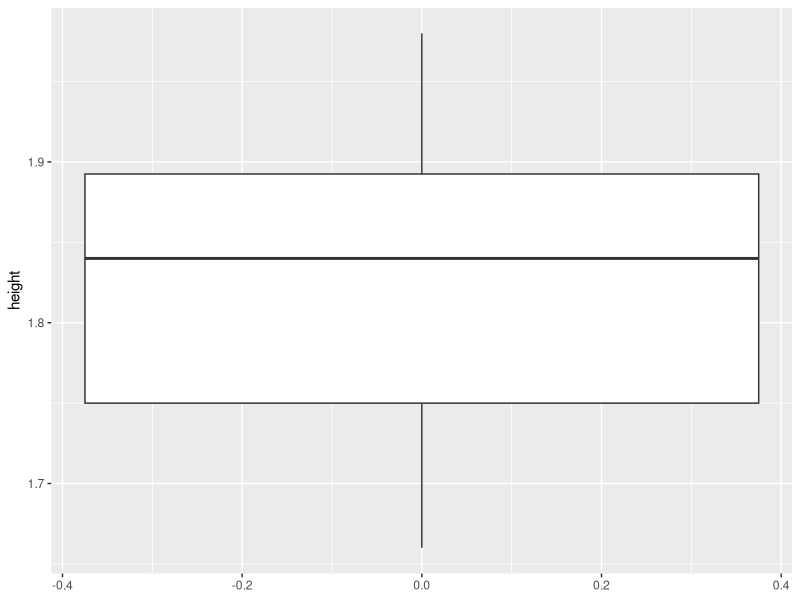
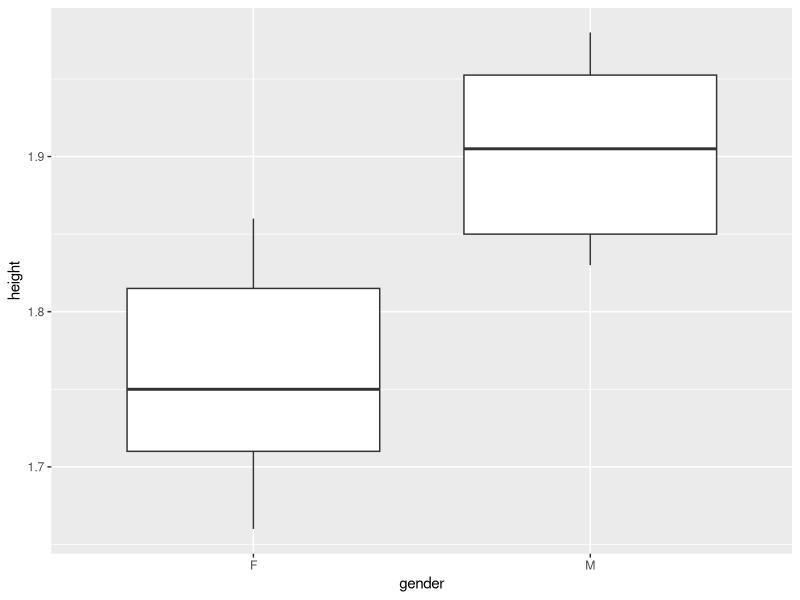
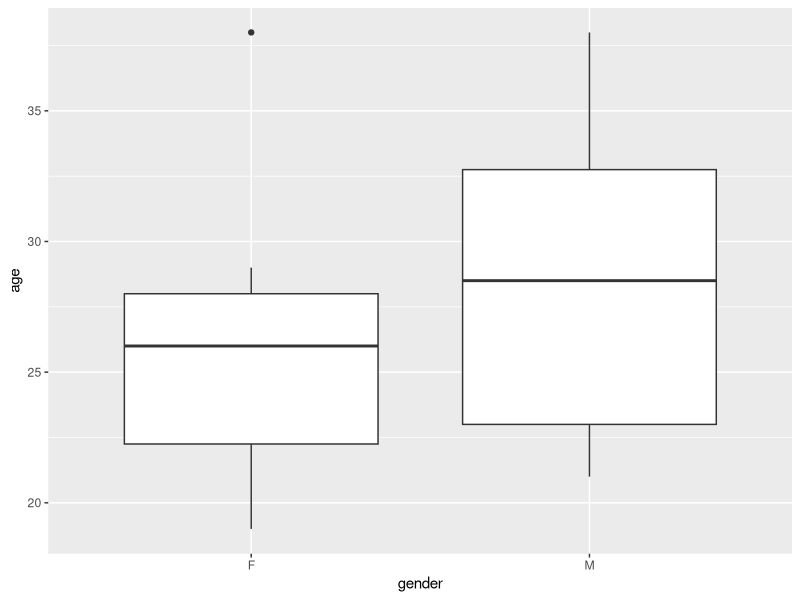

Here is the R script that generated these plots, in order:
library(tidyverse)
name = c("Nadal","Djokovic","Federer","Medvedev","Theim",
         "Tsitsipas","Zverev","Berrettini","Bautista Agut","Monfils",
         "Barty","Pliskova","Halep","Osaka","Svitolina","Andreescu","Bencic","Kvitova","Williams","Bertens")

rank = c(1:10,1:10)

age = c(33,32,38,23,26,21,22,23,31,33,
       23,27,28,22,25,19,22,29,38,28)
height = c(1.85,1.88,1.85,1.98,1.85,1.93,1.98,1.96,1.83,1.93,
           1.66,1.86,1.68,1.80,1.74,1.70,1.75,1.82,1.75,1.82)
weight = c(85,77,85,83,79,89,90,95,75,85,
           62,72,60,69,60,60,63,68,72,74)
gender = c(rep("M",10),rep("F",10))
tennis = tibble(name,rank,age,height,weight)

print(tennis)


tennis <- tribble(
  ~name, ~rank, ~age, ~height, ~weight, ~gender,
  #--------------|---|---|----|---|----|
  "Nadal", 1, 33, 1.85, 85, "M",
  "Djokovic", 2, 32, 1.88, 77, "M",
  "Federer", 3, 38, 1.85, 85, "M",
  "Medvedev", 4, 23, 1.98, 83, "M",
  "Theim", 5, 26, 1.85, 79, "M",
  "Tsitsipas", 6, 21, 1.93, 89, "M",
  "Zverev", 7, 22, 1.98, 90, "M",
  "Berrettini", 8, 23, 1.96, 95, "M",
  "Bautista Agut", 9, 31, 1.83, 75, "M",
  "Monfils", 10, 33, 1.93, 85, "M",
  "Barty", 1, 23, 1.66, 62, "F",
  "Pliskova", 2, 27, 1.86, 72, "F",
  "Halep", 3, 28, 1.68, 60, "F",
  "Osaka", 4, 22, 1.80, 69, "F",
  "Svitolina", 5, 25, 1.74, 60, "F",
  "Andreescu", 6, 19, 1.70, 60, "F",
  "Bencic", 7, 22, 1.75, 63, "F",
  "Kvitova", 8, 29, 1.82, 68, "F",
  "Williams", 9, 38, 1.75, 72, "F",
  "Bertens", 10, 28, 1.82, 74, "F",
)
print(tennis)

is.data.frame(tennis) # TRUE


nrow(tennis) #20
ncol(tennis) #6
dim(tennis) # 20 6 -> metrix form

colnames(tennis) # "name"   "rank"   "age"    "height" "weight" "gender"
summary(tennis)

View(tennis)
show(tennis$height)

a <- tennis$height
print(a)
show(a)

typeof(a) # double

class(a) # numeric

#***************************************************
ggplot(tennis, aes(y=height)) +
  geom_boxplot()

ggplot(tennis, aes(x=gender, y=height)) +
  geom_boxplot()

ggplot(tennis, aes(x=gender, y=age)) +
  geom_boxplot()

